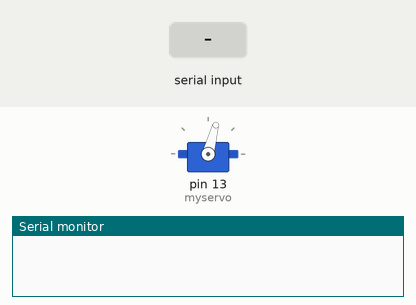
The sketch below on a simulated Arduino Uno, built with avr-gcc and run on an emulated ATmega328P. Shown: servo, the last lines printed to the serial monitor. Inputs (shaded band) come from the test bench.

Above: at 1.2 s.
1.3 s: "90,45\n" received over Serial
At 3.5 s:
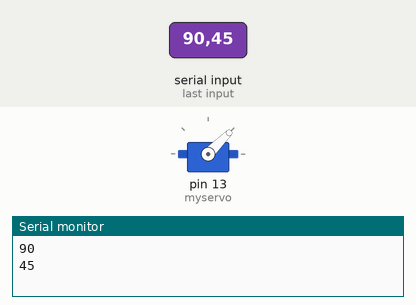
3.8 s: "30,150\n" received over Serial
At 5.6 s:
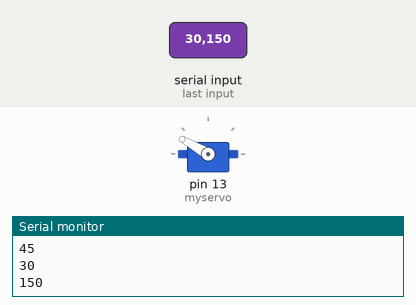
6.3 s: "200\n" received over Serial
At 6.8 s:
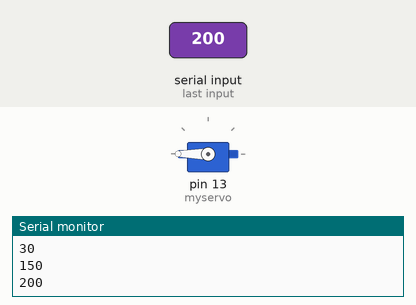
9.3 s: "90\n" received over Serial
At 10.3 s:
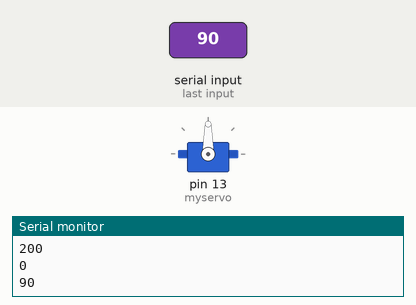
Timing chart, 0 to 12.8 s (numbered marks = the images above; inputs shaded):
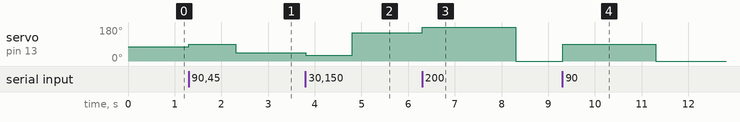

Measured:
- after the input at 1.3 s, servo on pin 13 (myservo): 75° → 90° at once, → 45° 1.0 s later
- after the input at 3.8 s, servo on pin 13 (myservo): 45° → 30° at once, → 150° 1.0 s later
- after the input at 6.3 s, servo on pin 13 (myservo): 150° → 180° at once, → 0° 2.0 s later
- after the input at 9.3 s, servo on pin 13 (myservo): 0° → 90° at once, → 0° 2.0 s later

The sketch:

ServoSketch.ino
```cpp
#include <Servo.h>

Servo myservo;
int input;
void setup()
{
  myservo.attach(13);
  Serial.begin(9600);
  myservo.write(75);
}

void loop() {
  if (Serial.available() > 0) {
    input = Serial.parseInt();
    myservo.write(input);
    Serial.println(input);
    delay (1000);
  }
}
```
